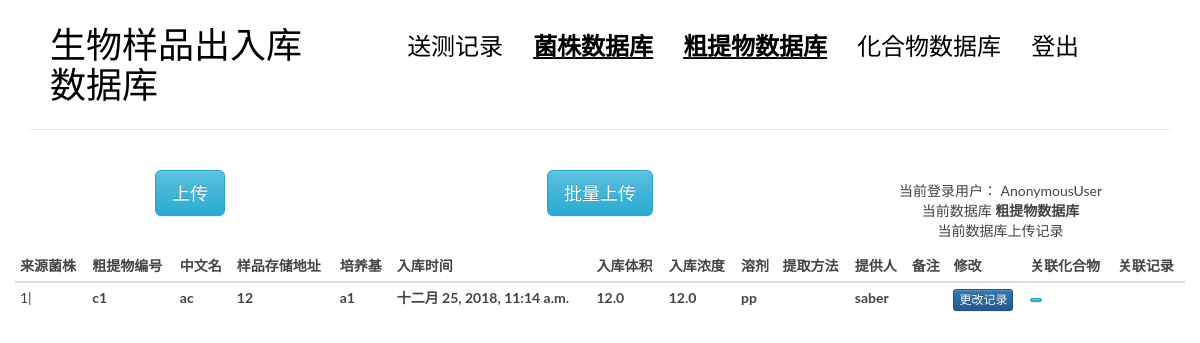
The page /bact/bact2cru/1 on the database its author committed.
### blog/models.py (models this page shows, shortened)
class crudeex(models.Model): ##粗提物
    frombact = models.ForeignKey(bact) ##来源菌株  %%没有显示出来
    mcccnumber = models.CharField(max_length = 50, unique = True) #mccc编号
    chinesename = models.CharField(max_length = 200, blank = True) #中文名
    recadd = models.CharField(max_length = 100)#样品存储地址
    media = models.CharField(max_length = 200) #培养基
    entertime = models.DateTimeField(auto_now_add=True,editable = True) #入库时间
    entervol = models.FloatField(blank = True,null = True) #入库体积
    entercol =  models.FloatField(blank = True,null = True) #入库浓度
    solvent = models.CharField(max_length = 100, blank = True) #溶剂
    exrmethod = models.CharField(max_length = 500, blank = True) #提取方法
    provider = models.ForeignKey(User) #提供人
    comment = models.CharField(max_length = 500, blank = True)

class bact(models.Model):  #菌株
    bactnumber = models.CharField(max_length = 50,blank = False, unique = True) #菌株保藏编号 唯一
    sourcenum = models.CharField(max_length = 50, blank = True) #平台资源编号 输入
    genus = models.CharField(max_length = 200,blank = False) #属名 输入
    species = models.CharField(max_length = 200,blank = False) #种名 输入
    chinesename = models.CharField(max_length = 200, blank = True) #中文名 输入
    recadd = models.CharField(max_length = 100,blank = False)#样品存储地址 输入
    orinum = models.CharField(max_length = 100, blank = True) #原始资源编号 输入
    history = models.CharField(max_length = 100, blank = True) #来源历史 输入
    storetime = models.DateTimeField(auto_now_add=True,editable = True) #收藏时间
    media = models.CharField(max_length = 50,blank = False) #培养基编号 输入
    getmet = models.CharField(max_length = 100,blank = False) #获取途径 输入
    upload = models.ForeignKey(User, null = True)#保藏人
    modbact = models.CharField(max_length = 50, blank = True)#模式菌株 输入
    mianuse = models.CharField(max_length = 100, blank = True) #主要用途 输入
    danger = models.CharField(max_length = 100, blank = True) #生物危害程度 输入
    comment = models.CharField(max_length = 500, blank = True) #输入
    def __str__(self):
        return self.bactnumber + '|' + self.chinesename

### blog/bact.py (the view)
# urls.py: url(r'^bact/bact2cru/(\d+)$', views.bact2cru, name='bact2cru'),
def bact2cru(request, bactid):
    bacts = bact.objects.get(id = bactid)
    lists = crudeex.objects.filter(frombact = bacts)
    return render(request, 'blog/crudeex.html', context = {'tests' : lists, 'msg' : -1} )

### blog/templatetags/blog_tags.py (called while the page is built)
@register.simple_tag
def get_all_bact():
    return bact.objects.all().order_by('-storetime')

### templates/blog/crudeex.html (shortened to what this page needs)
{% extends 'base.html' %}
{% load blog_tags %}
{%block main %}
<body>
    <div class="row">
        <div class="col-md-4 col-sm-5 col-xs-8">
            <center>
                <button class="btn btn-info btn-primary btn-lg" data-toggle="modal" data-target="#myModal">
                    上传
                </button>
            </center>
        </div>
        <div class="col-md-4 col-sm-5 col-xs-8">
            <center>
                <button class="btn btn-info btn-primary btn-lg" data-toggle="modal" data-target="#batchinput">
                    批量上传
                </button>
            </center>
        </div>
        <div class="col-md-4 col-sm-7 col-xs-4">
            <nav class="main-nav" role="navigation">
                <div class="collapse navbar-collapse" id="bs-example-navbar-collapse-1">
                        <ul class="list-unstyled text-center" >
                            <li>当前登录用户： {{request.user}}</li>
                            <li>当前数据库 <strong>粗提物数据库</strong></li>
                            <li>当前数据库上传记录 {{num}}</li>
                        </ul>
                </div>
            </nav>
        </div>
    </div>
    <div class="col-md-12 col-sm-7 col-xs-4">
    <table class="table table-hover table-condensed">
            <thead>
                <tr>
                    <th>来源菌株</th>
                    <th>粗提物编号</th>
                    <th>中文名</th>
                    <th>样品存储地址</th>
                    <th>培养基</th>
                    <th>入库时间</th>
                    <th>入库体积</th>
                    <th>入库浓度</th>
                    <th>溶剂</th>
                    <th>提取方法</th>
                    <th>提供人</th>
                    <th>备注</th>
                    <th>修改</th>
                    <th>关联化合物</th>
                    <th>关联记录</th>
                </tr>
            </thead>
            <tbody>
                    {% for crudeex in tests %}
                    {% if request.user == crudeex.provider %}
                    <tr class="row1 success"   data-frombact = "{{crudeex.frombact.id}}"
                    data-whatever = "{{crudeex.id}}" data-mcccnumber = "{{crudeex.mcccnumber}}" data-chinesename = "{{crudeex.chinesename}}"
                    data-recadd = "{{crudeex.recadd}}" data-media = "{{crudeex.media}}" data-entervol = "{{crudeex.entervol}}"
                    data-entercol = "{{crudeex.entercol}}"  data-solvent = "{{crudeex.solvent}}"  data-exrmethod = "{{crudeex.exrmethod}}"
                    data-comment = "{{crudeex.comment}}" >
                    {% else %}
                    <tr class="row1" data-frombact = "{{crudeex.frombact.id}}"
                    data-whatever = "{{crudeex.id}}" data-mcccnumber = "{{crudeex.mcccnumber}}" data-chinesename = "{{crudeex.chinesename}}"
                    data-recadd = "{{crudeex.recadd}}" data-media = "{{crudeex.media}}" data-entervol = "{{crudeex.entervol}}"
                    data-entercol = "{{crudeex.entercol}}"  data-solvent = "{{crudeex.solvent}}"  data-exrmethod = "{{crudeex.exrmethod}}"
                    data-comment = "{{crudeex.comment}}">
                    {% endif %}
                            <td class = "field-frombact">{{crudeex.frombact}}</td>
                            <th class = "field-mcccnumber"> {{crudeex.mcccnumber}}</th>
                            <th class = "field-chinesename">{{crudeex.chinesename}}</th>
                            <th class = "field-recadd">{{crudeex.recadd}}</th>
                            <th class = "field-media">{{crudeex.media}}</th>
                            <th class = "field-entertime">{{crudeex.entertime}}</th>
                            <th class = "field-entervol">{{crudeex.entervol}}</th>
                            <th class = "field-entercol">{{crudeex.entercol}}</th>
                            <th class = "field-solvent">{{crudeex.solvent}}</th>
                            <th class = "field-exrmethod">{{crudeex.exrmethod}}</th>
                            <th class = "field-provider">{{crudeex.provider}}</th>
                            <th class = "field-comment">{{crudeex.comment}}</th>
                            <th><button type="button" class="btn btn-primary btn-xs"  data-toggle="modal" data-target="#alter" >更改记录</button></th>
                            <th><button type="button" class="btn  btn-info btn-xs"><a href="{% url 'blog:cru2cpd' crudeex.id %}">{{crudeex.num_cpd}}</a></button></th>
                            <th>{{crudeex.num_rec}}</th>
                    </tr>
                    {% empty %}
                      <div class="row1">null</div>
                    {% endfor %}
            </tbody>
        </table>
    </div>
                            {% get_all_bact as bact_list %}
                                {% get_all_bact as bact_list %}
</body>
{% endblock main %}

### blog/static/blog/css/custom.css (style rules this page uses)
* { outline: none; }
body { color: #444; font-family: 'Lato', sans-serif; }
.main-nav { margin-top: 11px; max-width: 95%; }

### rows shown on the page
crudeex: frombact "1|", mcccnumber "c1", chinesename "ac", recadd "12", media "a1", entertime "十二月 25, 2018, 11:14 a.m.", entervol "12.0", entercol "12.0", solvent "pp", provider "saber"

### other values the page prints
{{ request.user }} "AnonymousUser"
